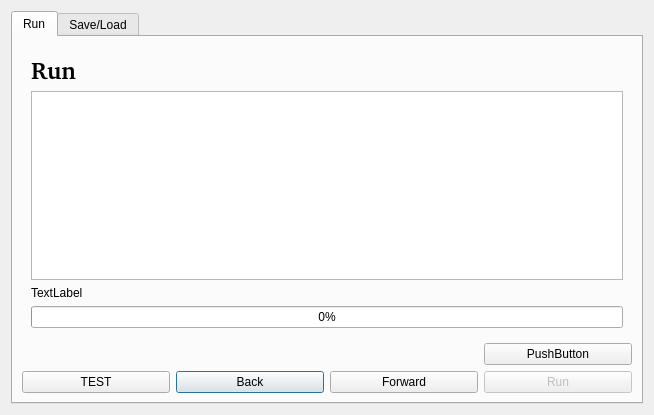
<?xml version="1.0" encoding="UTF-8"?>
<ui version="4.0">
 <class>ARPAP_SpatialReportDialogBase</class>
 <widget class="QDialog" name="ARPAP_SpatialReportDialogBase">
  <property name="geometry">
   <rect>
    <x>0</x>
    <y>0</y>
    <width>654</width>
    <height>415</height>
   </rect>
  </property>
  <property name="windowTitle">
   <string>ARPAP SpatialReport</string>
  </property>
  <property name="sizeGripEnabled">
   <bool>false</bool>
  </property>
  <layout class="QHBoxLayout" name="horizontalLayout">
   <item>
    <widget class="QTabWidget" name="tabSaveLoad">
     <property name="currentIndex">
      <number>0</number>
     </property>
     <widget class="QWidget" name="tabRun">
      <attribute name="title">
       <string>Run</string>
      </attribute>
      <layout class="QGridLayout" name="gridLayout_2">
       <item row="2" column="1">
        <widget class="QPushButton" name="backButton">
         <property name="enabled">
          <bool>true</bool>
         </property>
         <property name="layoutDirection">
          <enum>Qt::LeftToRight</enum>
         </property>
         <property name="text">
          <string>Back</string>
         </property>
        </widget>
       </item>
       <item row="2" column="3">
        <widget class="QPushButton" name="runButton">
         <property name="enabled">
          <bool>false</bool>
         </property>
         <property name="text">
          <string>Run</string>
         </property>
        </widget>
       </item>
       <item row="2" column="0">
        <widget class="QPushButton" name="testButton">
         <property name="text">
          <string>TEST</string>
         </property>
        </widget>
       </item>
       <item row="2" column="2">
        <widget class="QPushButton" name="forwardButton">
         <property name="layoutDirection">
          <enum>Qt::LeftToRight</enum>
         </property>
         <property name="text">
          <string>Forward</string>
         </property>
        </widget>
       </item>
       <item row="0" column="0" colspan="4">
        <widget class="QStackedWidget" name="stackedWidget">
         <property name="enabled">
          <bool>true</bool>
         </property>
         <property name="currentIndex">
          <number>4</number>
         </property>
         <widget class="QWidget" name="pageSelectLayer">
          <layout class="QGridLayout" name="gridLayout_3">
           <item row="0" column="0" colspan="2">
            <widget class="QLabel" name="labelTitleStep1">
             <property name="font">
              <font>
               <family>Droid Sans [unknown]</family>
               <pointsize>18</pointsize>
               <weight>75</weight>
               <bold>true</bold>
              </font>
             </property>
             <property name="text">
              <string>Selection Origin -&gt; Target</string>
             </property>
            </widget>
           </item>
           <item row="1" column="0">
            <widget class="QLabel" name="labelOriginLayerSelect">
             <property name="baseSize">
              <size>
               <width>0</width>
               <height>0</height>
              </size>
             </property>
             <property name="text">
              <string>Origin Layer:</string>
             </property>
            </widget>
           </item>
           <item row="2" column="0" colspan="2">
            <widget class="QComboBox" name="originLayerSelect">
             <property name="baseSize">
              <size>
               <width>0</width>
               <height>0</height>
              </size>
             </property>
            </widget>
           </item>
           <item row="3" column="0">
            <widget class="QLabel" name="labelTargetLayerSelect">
             <property name="baseSize">
              <size>
               <width>0</width>
               <height>0</height>
              </size>
             </property>
             <property name="text">
              <string>Target Layer:</string>
             </property>
            </widget>
           </item>
           <item row="4" column="0" colspan="2">
            <widget class="QComboBox" name="targetLayerSelect">
             <property name="baseSize">
              <size>
               <width>0</width>
               <height>0</height>
              </size>
             </property>
            </widget>
           </item>
           <item row="1" column="1">
            <widget class="QLabel" name="labelInfoOriginLayer">
             <property name="font">
              <font>
               <family>Droid Sans [unknown]</family>
               <italic>true</italic>
              </font>
             </property>
             <property name="text">
              <string>Select origin layer from combobox</string>
             </property>
             <property name="alignment">
              <set>Qt::AlignRight|Qt::AlignTop|Qt::AlignTrailing</set>
             </property>
            </widget>
           </item>
           <item row="3" column="1">
            <widget class="QLabel" name="labelInfoTragetLayer">
             <property name="font">
              <font>
               <family>Droid Sans [unknown]</family>
               <italic>true</italic>
              </font>
             </property>
             <property name="text">
              <string>Select target layer from combobox</string>
             </property>
             <property name="alignment">
              <set>Qt::AlignRight|Qt::AlignTop|Qt::AlignTrailing</set>
             </property>
            </widget>
           </item>
           <item row="6" column="0">
            <spacer name="verticalSpacer_2">
             <property name="orientation">
              <enum>Qt::Vertical</enum>
             </property>
             <property name="sizeHint" stdset="0">
              <size>
               <width>20</width>
               <height>40</height>
              </size>
             </property>
            </spacer>
           </item>
          </layout>
         </widget>
         <widget class="QWidget" name="pageSelectOperation">
          <layout class="QGridLayout" name="gridLayout_4" rowstretch="0,1,1,1,1,1,1,2">
           <item row="4" column="0">
            <widget class="QLabel" name="labelDescriptionGeoprocessingTouch">
             <property name="text">
              <string>Touch description</string>
             </property>
            </widget>
           </item>
           <item row="0" column="0">
            <widget class="QLabel" name="labelTitleStep2">
             <property name="font">
              <font>
               <family>Droid Sans [unknown]</family>
               <pointsize>18</pointsize>
               <weight>75</weight>
               <bold>true</bold>
              </font>
             </property>
             <property name="text">
              <string>Selection Geometry operation</string>
             </property>
            </widget>
           </item>
           <item row="1" column="0">
            <widget class="QRadioButton" name="geoprocessingIntersectRadio">
             <property name="inputMethodHints">
              <set>Qt::ImhNone</set>
             </property>
             <property name="text">
              <string>Intersection</string>
             </property>
             <property name="checked">
              <bool>true</bool>
             </property>
            </widget>
           </item>
           <item row="3" column="0">
            <widget class="QRadioButton" name="geoprocessingTouchRadio">
             <property name="text">
              <string>Touch</string>
             </property>
            </widget>
           </item>
           <item row="5" column="0">
            <widget class="QRadioButton" name="geoprocessingContainRadio">
             <property name="text">
              <string>Contain</string>
             </property>
            </widget>
           </item>
           <item row="6" column="0">
            <widget class="QLabel" name="labelDescriptionGeoprocessingContain">
             <property name="text">
              <string>Contain description</string>
             </property>
            </widget>
           </item>
           <item row="2" column="0">
            <widget class="QLabel" name="labelDescriptionGeoprocessingIntersection">
             <property name="text">
              <string>Intersection description</string>
             </property>
            </widget>
           </item>
           <item row="7" column="0">
            <spacer name="verticalSpacer">
             <property name="orientation">
              <enum>Qt::Vertical</enum>
             </property>
             <property name="sizeHint" stdset="0">
              <size>
               <width>20</width>
               <height>40</height>
              </size>
             </property>
            </spacer>
           </item>
          </layout>
         </widget>
         <widget class="QWidget" name="pageFieldsSelector">
          <layout class="QGridLayout" name="gridLayout" rowstretch="0,1">
           <item row="0" column="0">
            <layout class="QVBoxLayout" name="verticalLayout">
             <item>
              <widget class="QLabel" name="labelTitleStpe3">
               <property name="font">
                <font>
                 <family>Droid Sans [unknown]</family>
                 <pointsize>18</pointsize>
                 <weight>75</weight>
                 <bold>true</bold>
                </font>
               </property>
               <property name="text">
                <string>Selection fields</string>
               </property>
              </widget>
             </item>
            </layout>
           </item>
           <item row="1" column="0">
            <widget class="QSplitter" name="splitter">
             <property name="orientation">
              <enum>Qt::Horizontal</enum>
             </property>
             <widget class="QWidget" name="verticalLayoutWidget_2">
              <layout class="QVBoxLayout" name="verticalLayout_2">
               <property name="margin">
                <number>10</number>
               </property>
               <item>
                <layout class="QHBoxLayout" name="horizontalLayout_3" stretch="1,3,1">
                 <property name="spacing">
                  <number>6</number>
                 </property>
                 <property name="sizeConstraint">
                  <enum>QLayout::SetDefaultConstraint</enum>
                 </property>
                 <property name="margin">
                  <number>10</number>
                 </property>
                 <item>
                  <widget class="QLabel" name="labelOriginLayerFields">
                   <property name="text">
                    <string>Origin layer fields</string>
                   </property>
                  </widget>
                 </item>
                 <item>
                  <spacer name="horizontalSpacer">
                   <property name="orientation">
                    <enum>Qt::Horizontal</enum>
                   </property>
                   <property name="sizeHint" stdset="0">
                    <size>
                     <width>40</width>
                     <height>20</height>
                    </size>
                   </property>
                  </spacer>
                 </item>
                 <item>
                  <widget class="QPushButton" name="fieldCalculatorOriginButton">
                   <property name="sizePolicy">
                    <sizepolicy hsizetype="Fixed" vsizetype="Fixed">
                     <horstretch>0</horstretch>
                     <verstretch>0</verstretch>
                    </sizepolicy>
                   </property>
                   <property name="minimumSize">
                    <size>
                     <width>34</width>
                     <height>34</height>
                    </size>
                   </property>
                   <property name="text">
                    <string/>
                   </property>
                  </widget>
                 </item>
                </layout>
               </item>
               <item>
                <widget class="QTableView" name="tableViewOriginLayerFields">
                 <property name="acceptDrops">
                  <bool>true</bool>
                 </property>
                 <property name="dragDropMode">
                  <enum>QAbstractItemView::NoDragDrop</enum>
                 </property>
                 <attribute name="verticalHeaderVisible">
                  <bool>false</bool>
                 </attribute>
                </widget>
               </item>
              </layout>
             </widget>
             <widget class="QWidget" name="verticalLayoutWidget_3">
              <layout class="QVBoxLayout" name="verticalLayout_3">
               <property name="margin">
                <number>10</number>
               </property>
               <item>
                <layout class="QHBoxLayout" name="horizontalLayout_4" stretch="1,3,1">
                 <property name="margin">
                  <number>10</number>
                 </property>
                 <item>
                  <widget class="QLabel" name="labelTargetLayerFields">
                   <property name="text">
                    <string>Target layer fields</string>
                   </property>
                  </widget>
                 </item>
                 <item>
                  <spacer name="horizontalSpacer_2">
                   <property name="orientation">
                    <enum>Qt::Horizontal</enum>
                   </property>
                   <property name="sizeHint" stdset="0">
                    <size>
                     <width>40</width>
                     <height>20</height>
                    </size>
                   </property>
                  </spacer>
                 </item>
                 <item>
                  <widget class="QPushButton" name="fieldCalculatorTargetButton">
                   <property name="sizePolicy">
                    <sizepolicy hsizetype="Fixed" vsizetype="Fixed">
                     <horstretch>0</horstretch>
                     <verstretch>0</verstretch>
                    </sizepolicy>
                   </property>
                   <property name="minimumSize">
                    <size>
                     <width>34</width>
                     <height>34</height>
                    </size>
                   </property>
                   <property name="text">
                    <string/>
                   </property>
                   <property name="flat">
                    <bool>false</bool>
                   </property>
                  </widget>
                 </item>
                </layout>
               </item>
               <item>
                <widget class="QTableView" name="tableViewTargetLayerFields">
                 <property name="acceptDrops">
                  <bool>false</bool>
                 </property>
                 <property name="dragDropMode">
                  <enum>QAbstractItemView::NoDragDrop</enum>
                 </property>
                 <attribute name="verticalHeaderVisible">
                  <bool>false</bool>
                 </attribute>
                </widget>
               </item>
              </layout>
             </widget>
            </widget>
           </item>
          </layout>
         </widget>
         <widget class="QWidget" name="pageSelectOutput">
          <layout class="QVBoxLayout" name="verticalLayout_5">
           <item>
            <layout class="QVBoxLayout" name="verticalLayout_4" stretch="0,0,0">
             <item>
              <widget class="QLabel" name="labelTitleStep4">
               <property name="font">
                <font>
                 <family>Droid Sans [unknown]</family>
                 <pointsize>18</pointsize>
                 <weight>75</weight>
                 <bold>true</bold>
                </font>
               </property>
               <property name="text">
                <string>Selection Output</string>
               </property>
              </widget>
             </item>
             <item>
              <widget class="QComboBox" name="selectOutputType"/>
             </item>
             <item>
              <layout class="QHBoxLayout" name="horizontalLayoutOutputShapeFile">
               <property name="leftMargin">
                <number>40</number>
               </property>
               <item>
                <widget class="QStackedWidget" name="stackedWidgetOutput">
                 <property name="currentIndex">
                  <number>0</number>
                 </property>
                 <widget class="QWidget" name="pageOutputShapeFile">
                  <layout class="QHBoxLayout" name="horizontalLayout_5">
                   <item>
                    <widget class="QLineEdit" name="outputShapeFile"/>
                   </item>
                   <item>
                    <widget class="QPushButton" name="outputShapeFileButton">
                     <property name="text">
                      <string>...</string>
                     </property>
                    </widget>
                   </item>
                  </layout>
                 </widget>
                 <widget class="QWidget" name="pageOutputSpatilite">
                  <layout class="QHBoxLayout" name="horizontalLayout_2">
                   <item>
                    <widget class="QLineEdit" name="outputSpatialite"/>
                   </item>
                   <item>
                    <widget class="QPushButton" name="outputSpatialiteButton">
                     <property name="text">
                      <string>...</string>
                     </property>
                    </widget>
                   </item>
                  </layout>
                 </widget>
                 <widget class="QWidget" name="pageOutputPostgis"/>
                </widget>
               </item>
              </layout>
             </item>
            </layout>
           </item>
          </layout>
         </widget>
         <widget class="QWidget" name="pageRun">
          <layout class="QGridLayout" name="gridLayout_8">
           <item row="4" column="0">
            <widget class="QProgressBar" name="progressBar">
             <property name="value">
              <number>0</number>
             </property>
            </widget>
           </item>
           <item row="2" column="0">
            <widget class="QLabel" name="labelProgress">
             <property name="text">
              <string>TextLabel</string>
             </property>
            </widget>
           </item>
           <item row="0" column="0">
            <widget class="QLabel" name="labelTitleStep5">
             <property name="font">
              <font>
               <family>Droid Sans [unknown]</family>
               <pointsize>18</pointsize>
               <weight>75</weight>
               <bold>true</bold>
              </font>
             </property>
             <property name="text">
              <string>Run</string>
             </property>
            </widget>
           </item>
           <item row="1" column="0">
            <widget class="QTextBrowser" name="runtimeStepBrowser"/>
           </item>
          </layout>
         </widget>
        </widget>
       </item>
       <item row="1" column="3">
        <widget class="QPushButton" name="openChartDialogButton">
         <property name="text">
          <string>PushButton</string>
         </property>
        </widget>
       </item>
      </layout>
     </widget>
     <widget class="QWidget" name="tab">
      <attribute name="title">
       <string>Save/Load</string>
      </attribute>
      <layout class="QGridLayout" name="gridLayout_5">
       <item row="0" column="0">
        <widget class="QLabel" name="labelConfigInoutFile">
         <property name="text">
          <string>ConfigFile Load</string>
         </property>
        </widget>
       </item>
       <item row="0" column="1">
        <widget class="QLineEdit" name="configFileInput"/>
       </item>
       <item row="0" column="2">
        <widget class="QPushButton" name="browseConfigFileInputButton">
         <property name="text">
          <string>Browse</string>
         </property>
        </widget>
       </item>
       <item row="1" column="0">
        <widget class="QLabel" name="labelConfigOutputFile">
         <property name="text">
          <string>ConfigFile Save</string>
         </property>
        </widget>
       </item>
       <item row="1" column="1">
        <widget class="QLineEdit" name="configFileOutput"/>
       </item>
       <item row="1" column="2">
        <widget class="QPushButton" name="browseConfigFileOutputButton">
         <property name="text">
          <string>Browse</string>
         </property>
        </widget>
       </item>
      </layout>
     </widget>
    </widget>
   </item>
  </layout>
 </widget>
 <resources/>
 <connections/>
</ui>
